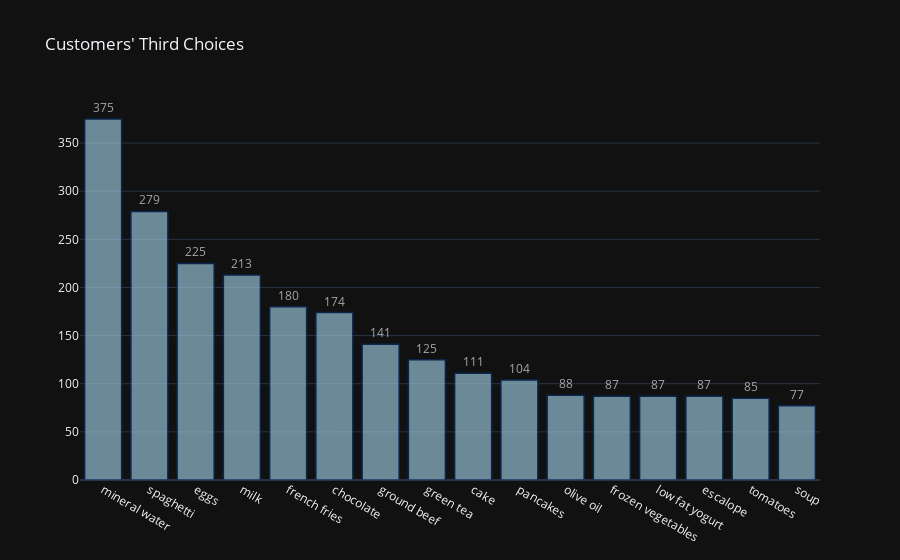

The cell this chart's notebook holds for it:
### Code cell
fig = go.Figure(data=[go.Bar(x=df_table_third["items"], y=df_table_third["incident_count"],
            hovertext=df_table_third["items"], text=df_table_third["incident_count"], textposition="outside")])

fig.update_traces(marker_color='rgb(158,202,225)', marker_line_color='rgb(8,48,107)',
                  marker_line_width=1.5, opacity=0.65)
fig.update_layout(title_text="Customers' Third Choices", template="plotly_dark")
fig.show()

### Figure 1 — Plotly figure (JSON) as saved in the notebook; plotly's stock layout.template omitted (floating-point values rounded to 4 significant figures)
{"data": [{"hovertext": ["mineral water", "spaghetti", "eggs", "milk", "french fries", "chocolate", "ground beef", "green tea", "cake", "pancakes", "olive oil", "frozen vegetables", "low fat yogurt", "escalope", "tomatoes", "soup"], "marker": {"color": "rgb(158,202,225)", "line": {"color": "rgb(8,48,107)", "width": 1.5}}, "opacity": 0.65, "text": [375, 279, 225, 213, 180, 174, 141, 125, 111, 104, 88, 87, 87, 87, 85, 77], "textposition": "outside", "type": "bar", "x": ["mineral water", "spaghetti", "eggs", "milk", "french fries", "chocolate", "ground beef", "green tea", "cake", "pancakes", "olive oil", "frozen vegetables", "low fat yogurt", "escalope", "tomatoes", "soup"], "y": [375, 279, 225, 213, 180, 174, 141, 125, 111, 104, 88, 87, 87, 87, 85, 77]}], "layout": {"autosize": true, "title": {"text": "Customers' Third Choices"}, "xaxis": {"autorange": true, "range": [-0.5, 15.5], "type": "category"}, "yaxis": {"autorange": true, "range": [0, 394.7], "type": "linear"}}}
